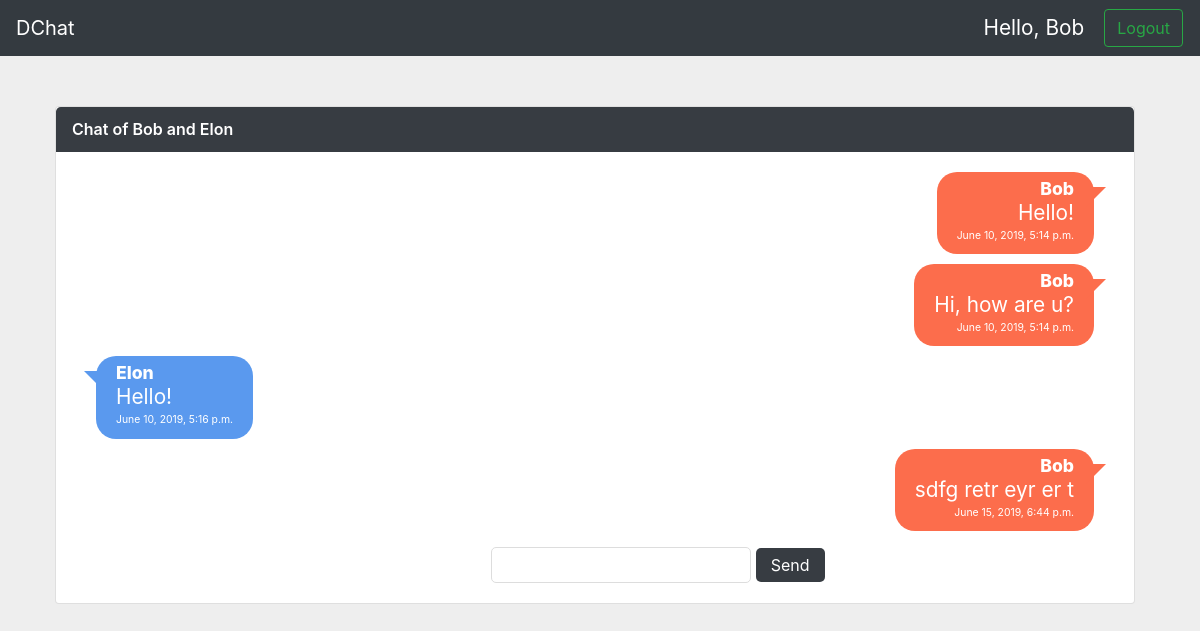
/chat/9GMq8PUiZb (signed in), run on the app's committed database.
### chat_app/models.py (models this page shows, shortened)
class ChatRoom(models.Model):
    chat_id = models.CharField(max_length=500)
    user1 = models.ForeignKey(User, on_delete=models.DO_NOTHING, related_name='sender')
    user2 = models.ForeignKey(User, on_delete=models.DO_NOTHING, related_name='receiver')
    def __str__(self):
        return f'{self.chat_id}'

class Message(models.Model):
    text = models.CharField(max_length=500)
    user_sender = models.ForeignKey(User, on_delete=models.DO_NOTHING, related_name='sender_message', default=None)
    date_posted = models.DateTimeField(auto_now_add=True)
    chatroom = models.ForeignKey(ChatRoom, on_delete=models.DO_NOTHING, default=None)

### chat_app/views.py (the view, shortened to what this page needs)
# urls.py: url(r'^chat/(?P<pk>\w+)$', ChatView.as_view())
class ChatView(View):
    def get(self, request, pk):
        user_sender = self.request.user
        if len(str(pk)) == 10:
            chatroom = list(ChatRoom.objects.filter(chat_id=pk))
            messages = list(Message.objects.filter(chatroom=chatroom[0].id))
            return render(request, 'chat.html', {'chatroom': chatroom[0],
                                                 'messages': messages,
                                                 'user_sender': user_sender})

### chat_app/templates/chat.html (shortened to what this page needs)
{% extends 'base.html' %}
{% load staticfiles %}
{% load static %}
{% block body %}
<div class="container content">
  <div class="row">
      <div class="col-xl-12 col-lg-12 col-md-12 col-sm-12 col-12">
        <div class="card">
          <div class="card-header">Chat of {{ chatroom.user1 }} and {{ chatroom.user2 }}</div>
            <div class="card-body height3">
              <ul class="chat-list">
                {% for msg in messages %}
                  {% if msg.user_sender == user_sender %}
                    <li class="out">
                        <div class="chat-body">
                            <div class="chat-message">
                                <h5>{{ msg.user_sender }}</h5>
                                <p>{{ msg.text }}</p>
                                <small class="date-posted">{{ msg.date_posted }}</small>
                            </div>
                        </div>
                    </li>
                  {% else %}
                    <li class="in">
                        <div class="chat-body">
                            <div class="chat-message">
                                <h5>{{ msg.user_sender }}</h5>
                                <p>{{ msg.text }}</p>
                                <small class="date-posted">{{ msg.date_posted }}</small>
                            </div>
                        </div>
                    </li>
                  {% endif %}
                {% endfor %}
              </ul>
          <form method="post">
            <input class="new-msg" name="text" type="text">
            <input class="send-msg" type="submit" value="Send" >
          </form>
        </div>
      </div>
    </div>
  </div>
</div>
{% endblock %}

### chat_app/templates/base.html (shortened to what this page needs)
<!DOCTYPE html>
<html lang="en">
<head>
<link rel="stylesheet" href="https://maxcdn.bootstrapcdn.com/bootstrap/4.0.0/css/bootstrap.min.css">
</head>
<body>
    <nav class="navbar navbar-expand-lg navbar-dark bg-dark">
      <div class="collapse navbar-collapse" id="navbarTogglerDemo01">
        <a class="navbar-brand" href="/">DChat</a>
          {% if user.is_authenticated %}
            <p class="user-name">Hello, {{ user.username }}</p>
            <a href="/logout/"><button class="btn btn-outline-success my-2 my-sm-0" type="submit">Logout</button></a>
          {% else %}
            <a href="/sign_up/"><button class="btn btn-outline-success my-2 my-sm-0" type="submit">Sign Up</button></a>
            <a href="/login/"><button class="btn btn-outline-success my-2 my-sm-0" type="submit">Login</button></a>
          {% endif %}
      </div>
    </nav>
    {% block body %}{% endblock %}
</body>
</html>

### chat_app/templates/base.html (style rules this page uses)
body { background:#eee; }
.btn-outline-success { margin: 10px 1px 10px 10px; }
.chat-list { padding: 0; font-size: .8rem; }
.card { margin: 10px 20px 10px 10px; }
.user-name { color: white; margin: 5px 10px 5px 5px; }
.chat-list li { margin-bottom: 10px; overflow: auto; color: #ffffff; }
.chat-list .chat-message { -webkit-border-radius: 20px; -moz-border-radius: 20px; border-radius: 20px; background: #5a99ee; display: inline-block; padding: 10px 20px; position: relative; }
.chat-list .chat-message:before { content: ""; position: absolute; top: 15px; width: 0; height: 0; }
.chat-list .chat-message h5 { margin: 0 0 5px 0; font-weight: 800; line-height: 80%; font-size: 1.1rem; }
.chat-list .chat-message p { line-height: 24px; margin: 0; padding: 0; font-size: 1.3rem; }
p { line-height: 24px; margin: 0; padding: 0; font-size: 1.3rem; }
.chat-list .chat-body { margin-left: 20px; float: left; width: 70%; }
.chat-list .in .chat-message:before { left: -12px; border-bottom: 20px solid transparent; border-right: 20px solid #5a99ee; }
.chat-list .out .chat-body { float: right; margin-right: 20px; text-align: right; }
.chat-list .out .chat-message { background: #fc6d4c; }
.chat-list .out .chat-message:before { right: -12px; border-bottom: 20px solid transparent; border-left: 20px solid #fc6d4c; }
.card .card-header:first-child { -webkit-border-radius: 0.3rem 0.3rem 0 0; -moz-border-radius: 0.3rem 0.3rem 0 0; border-radius: 0.3rem 0.3rem 0 0; }
.card .card-header { background: #373c42; border: 0; font-size: 1rem; padding: .65rem 1rem; position: relative; font-weight: 600; color: #ffffff; }
.content { margin-top:40px; }
.date-posted { font-size: 0.65rem; }
input[type=text] { padding:5px; border:1px solid #ddd; -webkit-border-radius: 5px; border-radius: 5px; }
.new-msg { margin-left: 40%; }
.send-msg { padding:5px 15px; background: #373c42; border:0 none; cursor:pointer; -webkit-border-radius: 5px; border-radius: 5px; color: #ffffff }

### data on the page
ChatRoom: user1 "Bob", user2 "Elon"
Message: user_sender "Bob", text "Hello!", date_posted "June 10, 2019, 5:14 p.m."
Message: user_sender "Bob", text "Hi, how are u?", date_posted "June 10, 2019, 5:14 p.m."
Message: user_sender "Elon", text "Hello!", date_posted "June 10, 2019, 5:16 p.m."
Message: user_sender "Bob", text "sdfg retr eyr er t", date_posted "June 15, 2019, 6:44 p.m."

### other printed values
{{ user.username }} "Bob"
